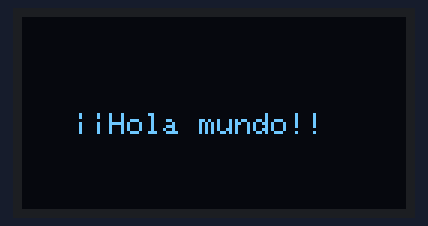
Bench run of a sketch on a simulated Arduino Uno, built with avr-gcc and run on an emulated ATmega328P. Shown: 128×64 one-colour display. What the sketch prints to the serial monitor is not drawn.

Above: at 2.5 s.
At 4.6 s:
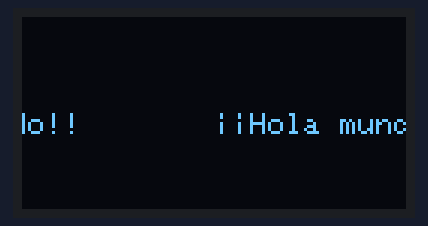
At 6.7 s:
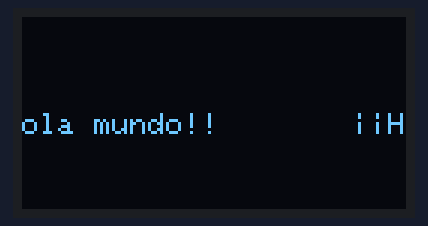
At 11.7 s:
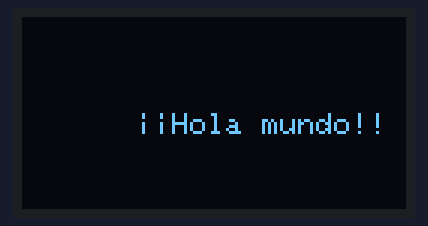
At 16.4 s:
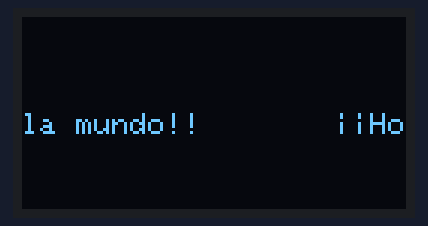
At 22.2 s:
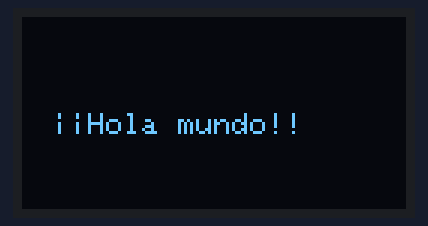

The sketch:

arduino-oled-tst01.ino
```cpp
#define __DEBUG__

#include <SPI.h>
#include <Wire.h>
#include <Adafruit_GFX.h>
#include <Adafruit_SSD1306.h>

// Definir constantes
#define ANCHO_PANTALLA 128 // ancho pantalla OLED
#define ALTO_PANTALLA 64 // alto pantalla OLED

// Objeto de la clase Adafruit_SSD1306
Adafruit_SSD1306 display(ANCHO_PANTALLA, ALTO_PANTALLA, &Wire, -1);

void setup() {
#ifdef __DEBUG__
  Serial.begin(9600);
  delay(100);
  Serial.println("Iniciando pantalla OLED");
#endif

  // Iniciar pantalla OLED en la dirección 0x3C
  if (!display.begin(SSD1306_SWITCHCAPVCC, 0x3C)) {
#ifdef __DEBUG__
    Serial.println("No se encuentra la pantalla OLED");
#endif
    while (true);
  }

  // Limpir buffer
  display.clearDisplay();

  // Tamaño del texto
  display.setTextSize(1);
  // Color del texto
  display.setTextColor(SSD1306_WHITE);
  // Posición del texto
  display.setCursor(10, 32);
  //Activar página de código 437
  display.cp437(true);
  // Escribir el carácter ¡ dos veces
  display.write(173);
  display.write(173);
  // Escribir texto
  display.println("Hola mundo!!");

  // Enviar a pantalla
  display.display();
  delay(2000);

  // Mover texto de izquierda a derecha
  display.startscrollright(0x00, 0x0F);
  delay(5000);
  display.stopscroll();

  // Mover texto de derecha a izquierda
  display.startscrollleft(0x00, 0x0F);
  delay(5000);
  display.stopscroll();

  // Mover texto en diagonal hacia la derecha
  display.startscrolldiagright(0x00, 0x07);
  delay(5000);
  display.stopscroll();

  // Mover texto en diagonal hacia la izquierda
  display.startscrolldiagleft(0x00, 0x07);
  delay(5000);
  display.stopscroll();
}

void loop() {}
```
